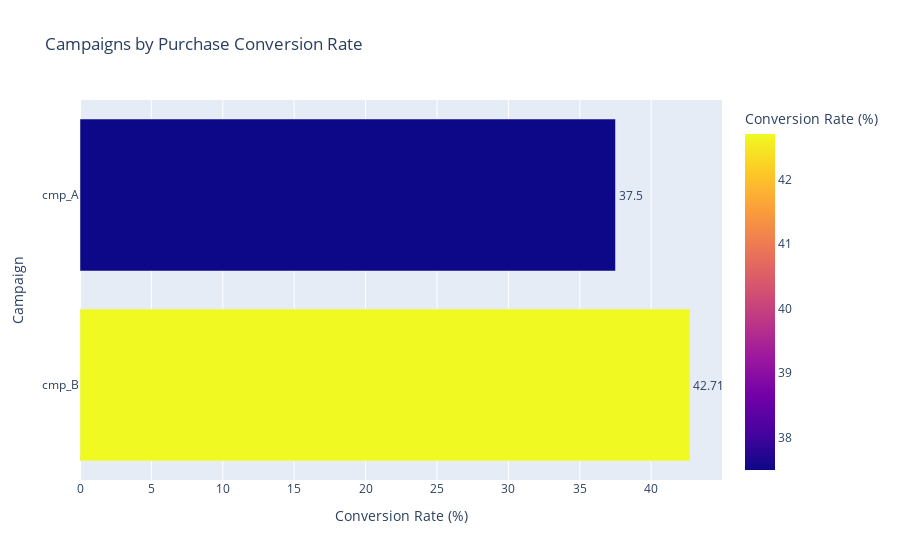

The notebook cell this image was saved under:
### Code cell
# Campaign-wise purchase rate
fig = px.bar(
    df_campaign,
    x="purchase_rate",
    y="campaign_id",
    orientation="h",
    text="purchase_rate",
    color="purchase_rate",
    title="Campaigns by Purchase Conversion Rate",
    labels={"purchase_rate": "Conversion Rate (%)", "campaign_id": "Campaign"},
)
fig.update_traces(textposition="outside")
fig.write_image("Campaigns by Purchase Conversion Rate.png", width=800, height=500)
fig.show()

### Figure 1 — Plotly figure (JSON) as saved in the notebook; plotly's stock layout.template omitted (floating-point values rounded to 4 significant figures)
{"data": [{"hovertemplate": "Conversion Rate (%)=%{marker.color}<br>Campaign=%{y}<extra></extra>", "legendgroup": "", "marker": {"color": [42.71, 37.5], "coloraxis": "coloraxis", "pattern": {"shape": ""}}, "name": "", "orientation": "h", "showlegend": false, "text": [42.71, 37.5], "textposition": "outside", "type": "bar", "x": [42.71, 37.5], "xaxis": "x", "y": ["cmp_B", "cmp_A"], "yaxis": "y"}], "layout": {"autosize": true, "barmode": "relative", "coloraxis": {"colorbar": {"title": {"text": "Conversion Rate (%)"}}, "colorscale": [[0, "#0d0887"], [0.1111, "#46039f"], [0.2222, "#7201a8"], [0.3333, "#9c179e"], [0.4444, "#bd3786"], [0.5556, "#d8576b"], [0.6667, "#ed7953"], [0.7778, "#fb9f3a"], [0.8889, "#fdca26"], [1, "#f0f921"]]}, "legend": {"tracegroupgap": 0}, "title": {"text": "Campaigns by Purchase Conversion Rate"}, "xaxis": {"anchor": "y", "autorange": true, "domain": [0, 1], "range": [0, 44.96], "title": {"text": "Conversion Rate (%)"}, "type": "linear"}, "yaxis": {"anchor": "x", "autorange": true, "domain": [0, 1], "range": [-0.5, 1.5], "title": {"text": "Campaign"}, "type": "category"}}}
